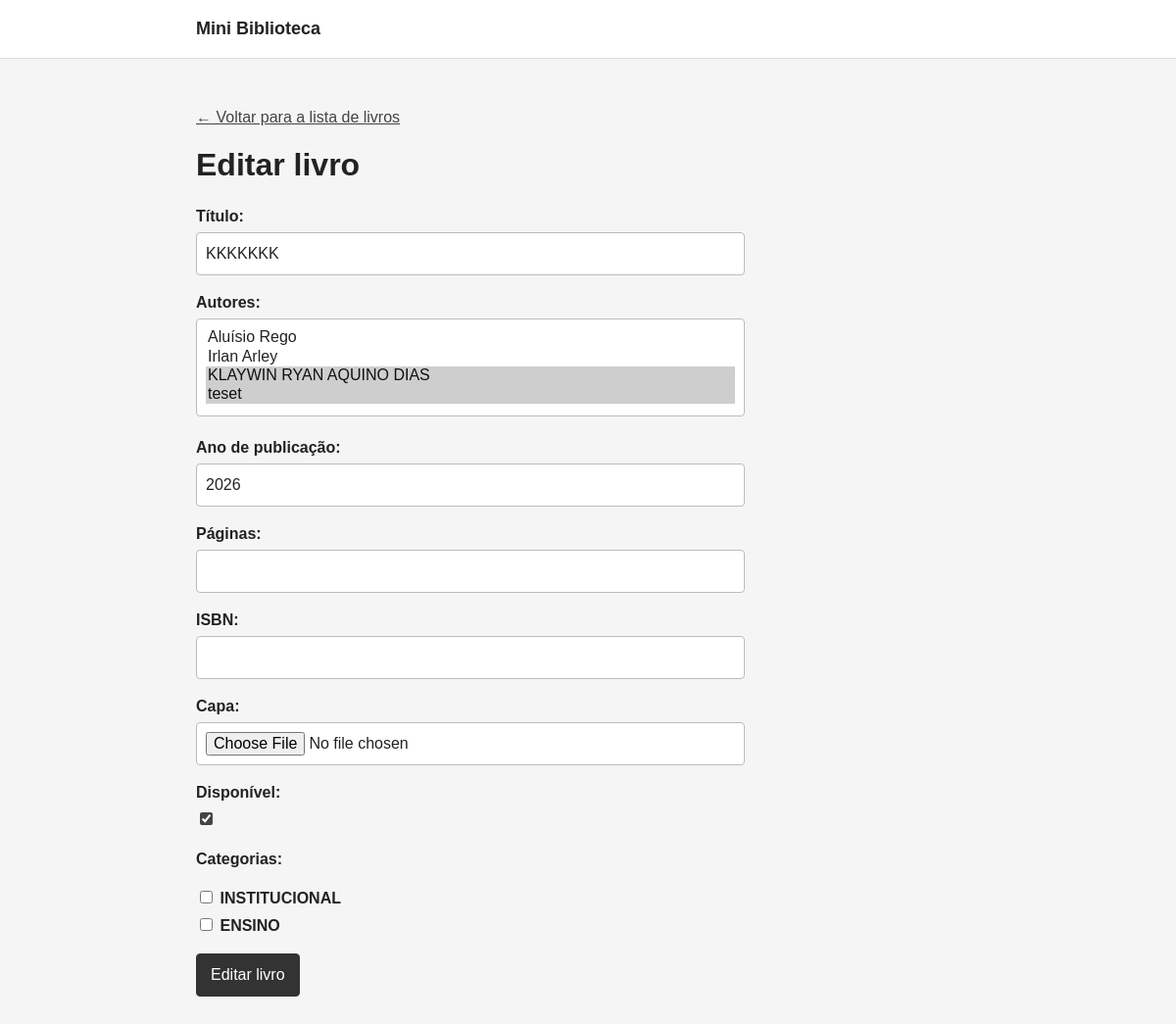
The page /livros/4/editar/ on the database as committed earlier.
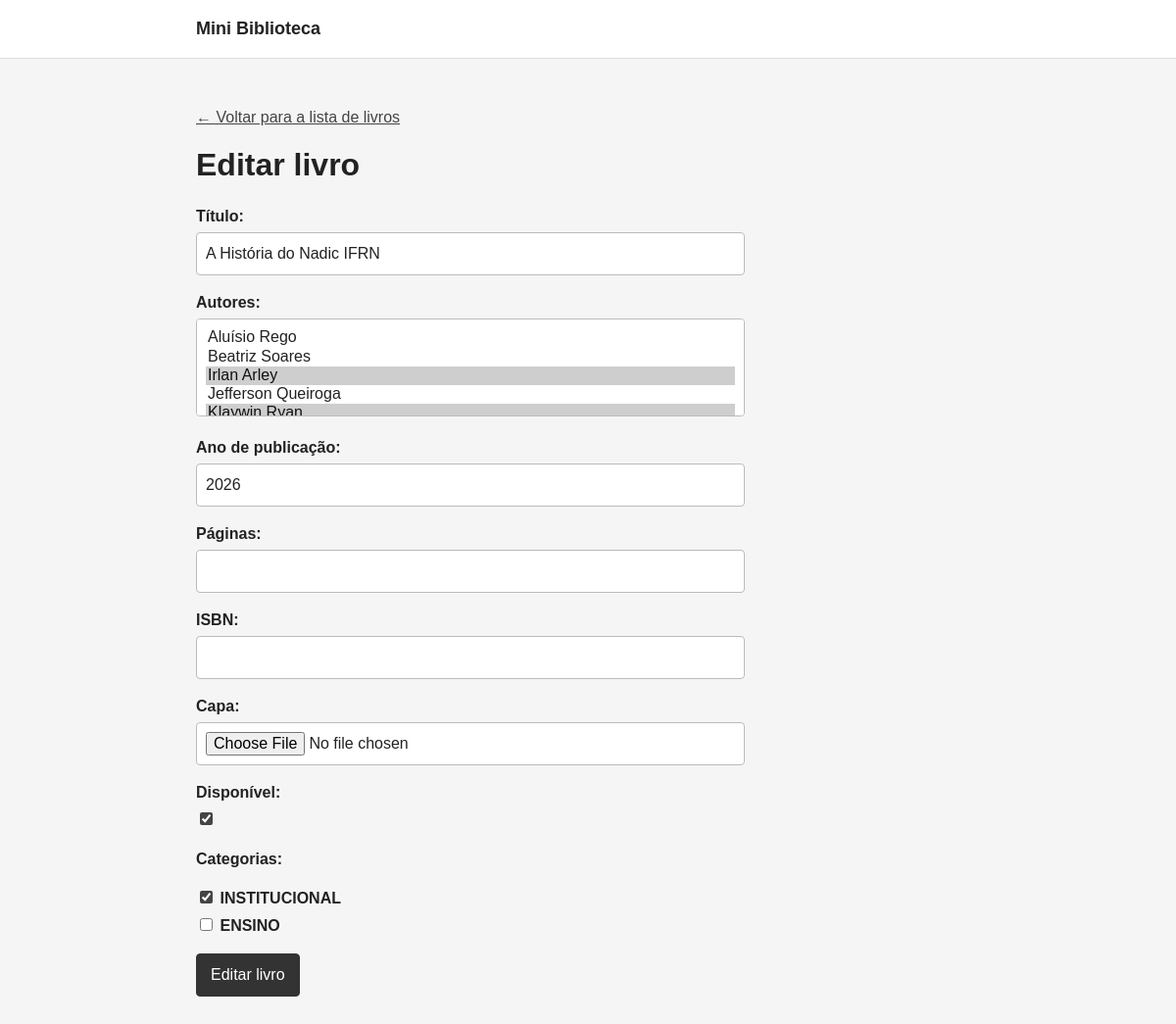
The same page on the database as committed later.
### biblioteca/models.py (models this page shows, shortened)
class Book(models.Model):
    title = models.CharField(
        max_length=200,
        validators=[MinLengthValidator(3, "O título deve ter pelo menos 3 caracteres.")],
    )
    authors = models.ManyToManyField(Author, related_name="books")
    categories = models.ManyToManyField(Category, blank=True, related_name="books")
    year_of_publication = models.IntegerField(validators=[validar_ano_publicacao])
    available = models.BooleanField(default=True)
    pages = models.PositiveIntegerField(
        "Páginas",
        null=True,
        blank=True,
        validators=[
            MinValueValidator(1, "O livro deve ter pelo menos 1 página."),
            MaxValueValidator(5000, "O livro pode possuir no máximo 5000 páginas."),
        ],
    )
    isbn = models.CharField(
        "ISBN",
        blank=True,
        max_length=13,
        validators=[
            RegexValidator(r"^\d{13}$", "O ISBN deve possuir exatamente 13 dígitos numéricos."),
        ],
    )
    capa = models.ImageField(
        "Capa",
        upload_to="capas/",
        blank=True,
        validators=[
            validar_tamanho_arquivo,
            FileExtensionValidator(allowed_extensions=["jpg", "jpeg", "png"]),
        ],
    )

### biblioteca/views.py (the view)
# urls.py: path("livros/<int:pk>/editar/", BookUpdateView.as_view(), name="book_edit"),
class BookUpdateView(BookAuthorRedirectMixin, UpdateView):
    model = Book
    form_class = BookForm
    template_name = "book_form.html"
    context_object_name = "book"
    def get_context_data(self, **kwargs):
        context = super().get_context_data(**kwargs)
        context["is_editing"] = True
        return context

### biblioteca/forms.py (shortened to what this page needs)
class BookForm(forms.ModelForm):
    class Meta:
        model = Book
        fields = [
            "title",
            "authors",
            "year_of_publication",
            "pages",
            "isbn",
            "capa",
            "available",
            "categories",
        ]
        labels = {
            "title": "Título",
            "authors": "Autores",
            "year_of_publication": "Ano de publicação",
            "available": "Disponível",
            "pages": "Páginas",
            "isbn": "ISBN",
            "capa": "Capa",
            "categories": "Categorias",
        }
        widgets = {
            "categories": forms.CheckboxSelectMultiple,
        }
        error_messages = {
            "title": {
                "required": "Informe o título do livro.",
            },
            "authors": {
                "required": "Selecione pelo menos um autor.",
            },
            "year_of_publication": {
                "required": "Informe o ano de publicação.",
                "invalid": "Informe um ano válido.",
            },
        }

### biblioteca/models.py (called while the page is built)
    def __str__(self):
        return self.name

    def __str__(self):
        return self.name

### biblioteca/templates/book_form.html (shortened to what this page needs)
{% extends "base.html" %}
{% block content %}
    <p><a href="{% url 'book_list' %}">&larr; Voltar para a lista de livros</a></p>
    <h1>{% if is_editing %}Editar livro{% else %}Novo livro{% endif %}</h1>
    <form method="post" enctype="multipart/form-data">
        {{ form.as_p }}
        <button type="submit">{% if is_editing %}Editar livro{% else %}Novo livro{% endif %}</button>
    </form>
{% endblock %}

Rows that differ between the two databases and show on the page:
changed Book: title "KKKKKKK" → "A História do Nadic IFRN"
Other text that changed with them:
form field authors: "Aluísio Rego / Irlan Arley / KLAYWIN RYAN AQUINO DIAS ☑ / teset ☑" → "Aluísio Rego / Beatriz Soares / Irlan Arley ☑ / Jefferson Queiroga"
form field categories: "☐ ☐" → "☑ ☐"
